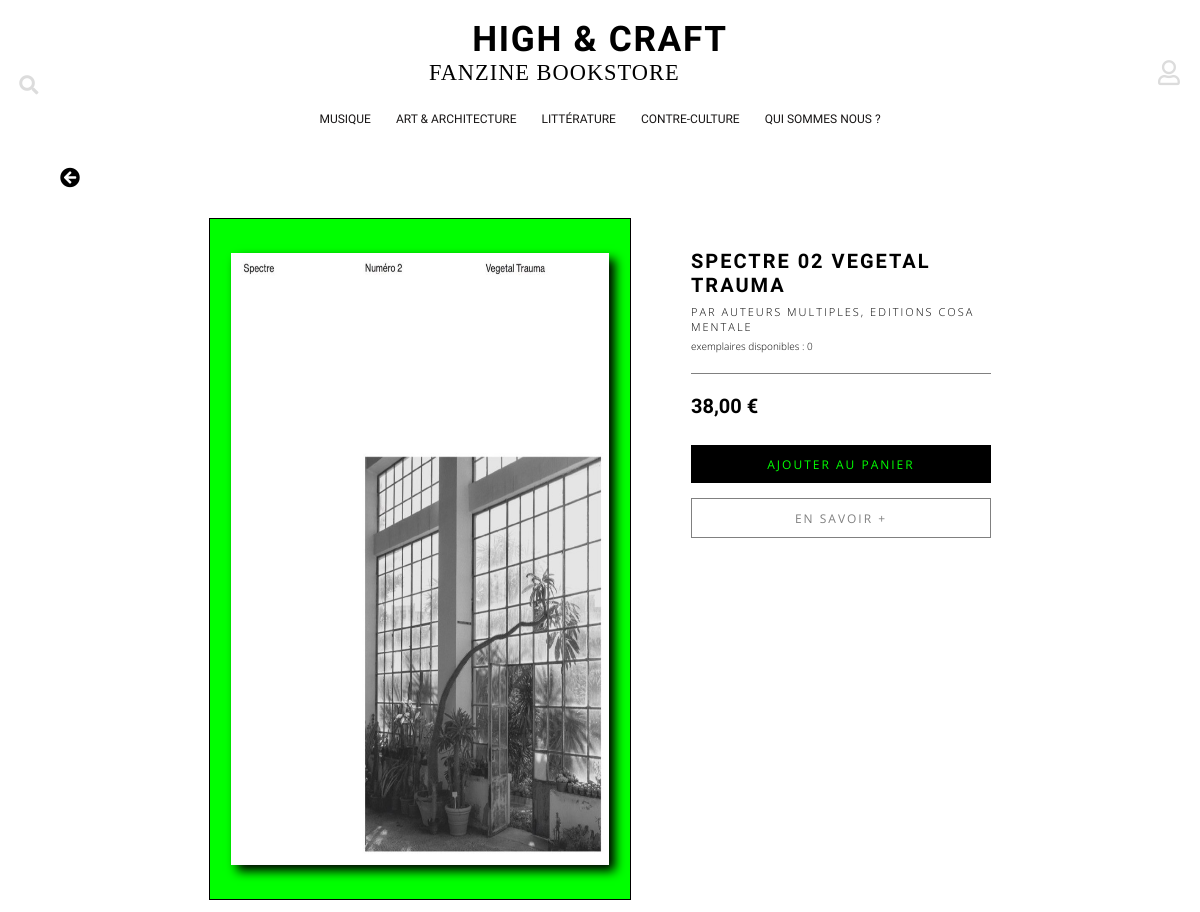
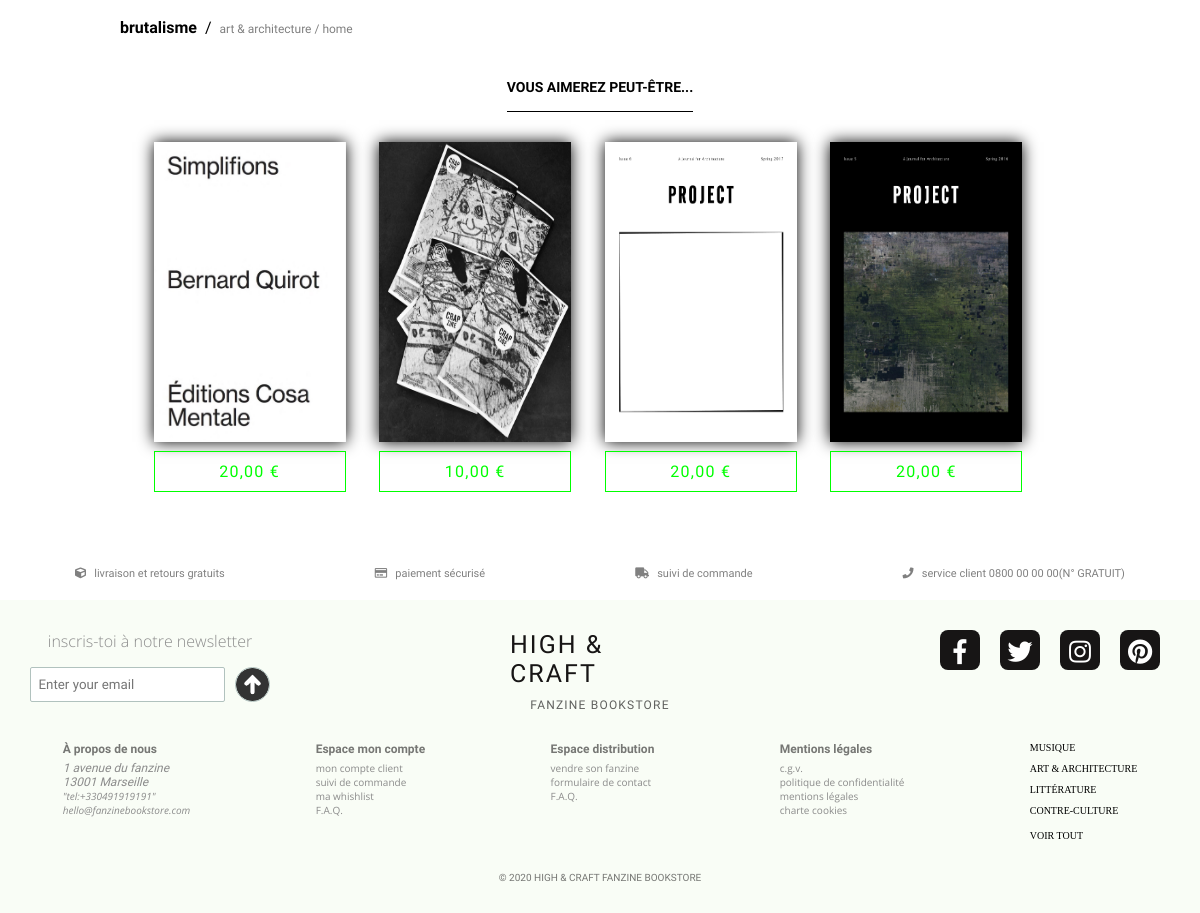
/item.php?id=3, run on the app's committed database (2 pictures, top to bottom).
### tables this page shows
CREATE TABLE `categorie` (
  `id_categorie` int(11) NOT NULL,
  `nom_categorie` varchar(50) NOT NULL,
  `date_registration` datetime NOT NULL DEFAULT CURRENT_TIMESTAMP
);

CREATE TABLE `article` (
  `id_article` int(11) NOT NULL,
  `id_distributeur` int(11) NOT NULL,
  `id_categorie` int(11) NOT NULL,
  `id_sous_categorie` int(11) NOT NULL,
  `nom_article` varchar(100) NOT NULL,
  `auteur_article` varchar(100) NOT NULL,
  `editions_article` varchar(100) NOT NULL,
  `description_article` text NOT NULL,
  `citation_article` varchar(255) NOT NULL,
  `nb_pages` int(11) NOT NULL,
  `annee_parution` year(4) NOT NULL,
  `prix_article` decimal(10,0) NOT NULL,
  `date_registration` datetime NOT NULL
);

CREATE TABLE `image_article` (
  `id_image_article` int(11) NOT NULL,
  `id_article` int(11) NOT NULL,
  `chemin` text NOT NULL
);

CREATE TABLE `stock` (
  `id_stock` int(11) NOT NULL,
  `id_article` int(11) NOT NULL,
  `nb_articles_stock` int(11) NOT NULL,
  `date_check_stock` datetime NOT NULL
);

CREATE TABLE `sous_categorie` (
  `id_sous_categorie` int(11) NOT NULL,
  `nom_sous_categorie` varchar(255) NOT NULL,
  `id_categorie` int(11) NOT NULL,
  `date_registration` datetime NOT NULL DEFAULT CURRENT_TIMESTAMP
);

### item.php (the view, shortened to what this page needs)
<!DOCTYPE html>
<html>
<head>
    <link rel="stylesheet" href="https://use.fontawesome.com/releases/v5.3.1/css/all.css">
    <link rel="stylesheet" type="text/css" href="css/style.css">
    <link rel="stylesheet" type="text/css" href="css/style-item.css">
</head>
<body>
    <header>
        <?php
        include("includes/header.php");
        $id_article = $_GET['id'];
        $item = $category->article_infos($id_article);
        ?>
    </header>
    <main>
        <section id="before"><a href="javascript:history.back()"><i class="fas fa-arrow-circle-left"></i></a></section>
        <section id="container-item">
            <section id="box-img-item">
                <img src="<?= ($item['chemin'])?>" width="10%" alt="cover-fanzine">
            </section>
                <article id="presentation-item">
                    <h1><?= ($item['nom_article'])?></h1>
                    <h2>par <?= ($item['auteur_article']).', '.($item['editions_article'])?></h2>
                        <aside id="ex-item">exemplaires disponibles : <?= ($item['nb_articles_stock'])?></aside>
                        <section id="price-item">
                            <?= $formatter->formatCurrency($item['prix_article'], 'EUR'), PHP_EOL; ?>
                        </section>
                        <a class="add addpanier" onclick="window.location.reload()" id="add-basket" href="addpanier.php?id=<?= $id_article ?>">
                            ajouter au panier
                        </a>
                    <form class='onglet' method='POST'>
                        <input id="more_infos" name="more" value="EN SAVOIR +" type="submit"/>
                    </form>
                </article>
        </section>
        <aside id="info-category">
            <b><?= ($item['nom_sous_categorie']);?></b> &nbsp; /  &nbsp;
            <section id="cat-sub-link">
                <a href="category.php"><?= ($item['nom_categorie']);?> /
                <a href="index1.php">home </a>
            </section>
        </aside>
        <section id="similar-article">
            <h3>vous aimerez peut-être...</h3>
            <?php
            $similar_art = $category->similar_article(($item['id_sous_categorie']), ($item['id_article']));
            ?>
            <section id="selection">
                <?php
                foreach ($similar_art as $similar) {
                    if ($similar['id_article'] != $item['id_article']) {
                        ?>
                <section id="selection-article">
                    <a href="item.php?id=<?=($similar['id_article'])?>"><img src="<?= ($similar['chemin'])?>" width="10%" alt="cover-fanzine">
                    <a href="item.php?id=<?=($similar['id_article'])?>" class="button">
                        <span class="text-base"><?= $formatter->formatCurrency($similar['prix_article'], 'EUR'), PHP_EOL; ?></span>
                    </a>
                </section>
            <?php
                    }
                } ?>
            </section>
        </section>
    </main>
    <footer>
        <?php include('includes/footer.php');
        ?>
    </footer>
</body>
</html>

### class/categories.php (shortened to what this page needs)
<?php
class Categorie{
public $db;
public function __construct($db)
{
	$this->db = $db;
}
public function cat()
    {
        $connexion = $this->db->connectDb();
        $q = $connexion->prepare("SELECT * FROM categorie ORDER by id_categorie ASC limit 4");
        $q->execute();
		$categories = $q->fetchAll();
		foreach ($categories as $cat){
			$name_categorie = $cat["nom_categorie"];
			$id_categorie = $cat["id_categorie"];
			echo '<a href="category.php?id='.$id_categorie.'">' .$name_categorie.'</a>';
			}
		return $categories;
	}
public function categories()
    {
        $connexion = $this->db->connectDb();
        $q = $connexion->prepare("SELECT * FROM categorie ORDER by id_categorie ASC limit 4");
        $q->execute();
		$categories = $q->fetchAll();
		foreach ($categories as $cat){
			$name_categorie = $cat["nom_categorie"];
			$id_categorie = $cat["id_categorie"];
			echo '<li class="dropdown-menu"><a href="category.php?id='.$id_categorie.'">' .$name_categorie.'</a><ul class ="menu-area">';
        	$q1 = $connexion->prepare("SELECT nom_sous_categorie, id_sous_categorie FROM sous_categorie WHERE id_categorie = $id_categorie");
        	$q1->execute();
			$sub_categories = $q1->fetchAll();
			echo '</ul></li>';
		}
		return $categories + $sub_categories;
	}
	public function article_infos($id_art)
    {
        $connexion = $this->db->connectDb();
        $q = $connexion->prepare("SELECT * FROM article as A
								  INNER JOIN image_article as I
								  ON A.id_article = I.id_article
								  INNER JOIN categorie as C
								  ON A.id_categorie = C.id_categorie
								  INNER JOIN sous_categorie as S
								  ON A.id_sous_categorie = S.id_sous_categorie
								  INNER JOIN stock as T
								  ON A.id_article = T.id_article
								  WHERE A.id_article =' ".$id_art."'");
        $q->execute();
		$item = ($q->fetch());
		return $item;
	}
	public function similar_article($id_sous_categorie, $id_item)
    {
        $connexion = $this->db->connectDb();
        $q = $connexion->prepare("SELECT * FROM article as A
								  INNER JOIN image_article as I
								  ON A.id_article = I.id_article
								  INNER JOIN categorie as C
								  ON A.id_categorie = C.id_categorie
								  INNER JOIN sous_categorie as S
								  ON A.id_sous_categorie = S.id_sous_categorie
								  WHERE A.id_sous_categorie =' ".$id_sous_categorie."'
								  ORDER by A.date_registration DESC limit 4");
        $q->execute();
		$similar = ($q->fetchAll());
		return $similar;
	}
}
?>

### css/style.css (style rules this page uses)
* { margin: 0; padding: 0; list-style: none; text-decoration: none; font-family: 'Kameron', serif; }
body { width: 100%; -webkit-font-smoothing: antialiased; }
header { margin-bottom: 2.5%; width: 100%; }
.wrapper nav a { display: block; color: #171515; text-transform: uppercase; font-size: 12px; }
.wrapper nav ul li { color: #171515; transition: 0.5s; }
.wrapper nav>ul>li>a { padding: 10px 12.5px; }
.wrapper nav ul>li.dropdown-menu>a:after { position: relative; float: right; content: ''; }
footer { display: flex; flex-direction: column; }
#footer-part2 a { color: #8B8B8B; font-family: 'Open Sans', sans-serif; font-size: 10px; }
#footer-part2 #footer-nav a { color: black; font-family: 'Noto Serif JP', serif; padding-bottom: 10px; }
main { margin-top: 5%; }
#before { display: flex; padding-top: 1.5%; padding-left: 5%; }
#before i { display: flex; color: black; font-size: 20px; }
h3 { text-align: center; }

### css/style-item.css (style rules this page uses)
#info-category { display: flex; width: 80%; padding-left : 10%; padding-bottom: 2.5%; }
#container-item { display: flex; justify-content: center; align-items: center; padding-top: 2.5%; padding-bottom: 2.5%; }
#box-img-item { display: flex; flex-direction: column; align-items: center; justify-content: center; background-color:#00FF00; border : 1px solid black; height: 85vh; width : 35%; margin-right : 2.5%; }
#box-img-item img { width: 90%; height: 90%; box-shadow: 6px 6px 10px black; }
#presentation-item { display: flex; padding-left : 2.5%; flex-direction: column; width: 25%; min-height: 85vh; }
#presentation-item h1 { display: flex; width : 100%; background-color: white; text-transform: uppercase; font-size: 20px; letter-spacing: 2px; margin-top:10%; }
#presentation-item h2 { display: flex; width : 100%; text-transform: uppercase; letter-spacing: 2px; font-family: 'Open Sans', sans-serif; font-size: 11px; font-weight: 200; margin-top:2.5%; }
#presentation-item aside { display: flex; background-color : white; font-family: 'Open Sans', sans-serif; font-size: 10px; font-weight : 200; margin-top:1.5%; padding-bottom: 20px; border-bottom: 0.5px solid gray; }
#price-item { display: flex; background-color : white; padding-bottom: 20px; padding-top: 20px; font-weight: 600; font-size: 20px; }
#add-basket { display: flex; justify-content: center; align-items: center; background-color : black; color: #00FF00; margin-top:2.5%; margin-bottom:2.5%; padding-bottom: 3.5%; padding-top: 3.5%; font-family: 'Open Sans', sans-serif; text-transform: uppercase; letter-spacing: 2px; font-size: 12px; }
#presentation-item form input[type=submit] { display: flex; justify-content: center; align-items: center; background-color : white; color: gray; width:100%; margin-top:2.5%; margin-bottom:2.5%; padding-bottom: 3.5%; padding-top: 3.5%; font-family: 'Open Sans', sans-serif; text-transform: uppercase; letter-spacing: 2px; font-size: 12px; border: 1px solid gray; }
#similar-article { display:flex; flex-direction: column; align-items: center; height: 60vh; }
#similar-article h3 { display:flex; font-size: 14px; text-transform: uppercase; background-color : white; border-bottom : 1px solid black; padding-top: 1%; padding-bottom: 1%; height: 2.5vh; }
#info-category #cat-sub-link a { color:gray; font-size:12px; }
#selection { display: flex; justify-content: flex-start; align-items:center; width: 80%; padding-top: 2.5%; }
#selection-article { display:flex; flex-direction: column; width:20%; margin-left:3.5%; }
#selection-article a { display: flex; flex-direction: column; align-items: center; color : #00FF00; }
#selection-article a img { width: 100%; height: 300px; margin-bottom:5%; box-shadow: 0 0 15px black; }
.text-base { opacity:1; letter-spacing:1.25px; }
.button { display: flex; border: 1px solid #00FF00; padding-top:10px; padding-bottom:10px; }

### data on the page
categorie: nom_categorie "MUSIQUE"
categorie: nom_categorie "ART & ARCHITECTURE"
categorie: nom_categorie "LITTÉRATURE"
categorie: nom_categorie "CONTRE-CULTURE"
article: image_article.chemin (picture), nom_article "SPECTRE 02 VEGETAL TRAUMA", auteur_article "AUTEURS MULTIPLES", editions_article "EDITIONS COSA MENTALE", stock.nb_articles_stock "0", prix_article "38,00 €", id_sous_categorie.nom_sous_categorie "brutalisme", id_categorie.nom_categorie "art & architecture"
article: image_article.chemin (picture), prix_article "20,00 €"
article: image_article.chemin (picture), prix_article "10,00 €"
article: image_article.chemin (picture), prix_article "20,00 €"
article: image_article.chemin (picture), prix_article "20,00 €"
